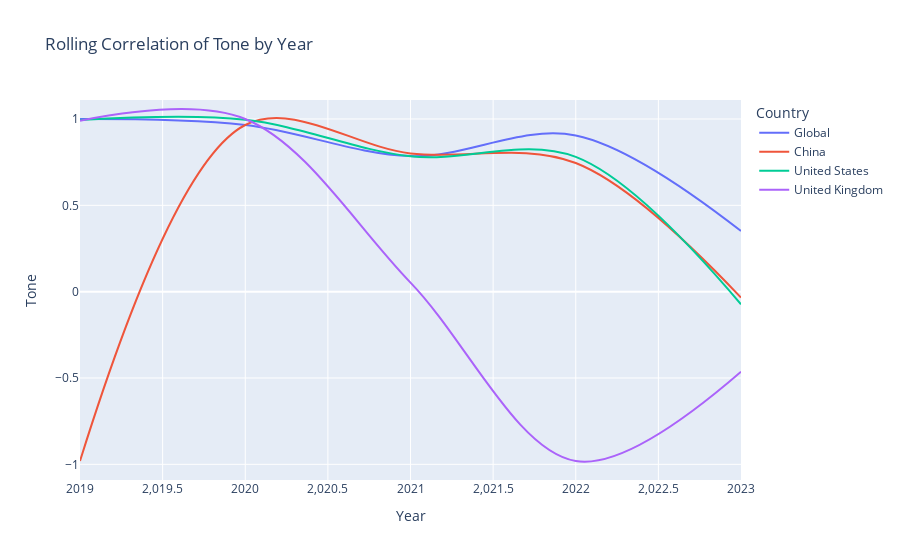

Notebook source saved alongside this figure:
### Code cell
# Calculate rolling correlation for Hong Kong against other countries
corr_df = pd.DataFrame()
for country in temp_df.index:
    rolling_corr = temp_df.loc['Hong Kong'].rolling(window=3).corr(temp_df.loc[country])
    corr_df = pd.concat([corr_df, rolling_corr], axis=1)
# Print the resulting rolling correlation
corr_df.dropna(inplace=True)
corr_df = corr_df.T
corr_df.reset_index(inplace=True)
corr_df.rename(columns={'index': 'Country'}, inplace=True)
corr_df['Country'] = temp_df.index
corr_df = corr_df[corr_df['Country'] != 'Hong Kong']

melted_df = corr_df.melt(id_vars=['Country'], var_name='Year', value_name='Tone')
melted_df = melted_df.set_index('Country')

fig = px.line(melted_df, x='Year', y='Tone',
              color=melted_df.index,
              title='Rolling Correlation of Tone by Year',
              line_shape='spline',
              render_mode='auto')
fig.show()

### Figure 1 — Plotly figure (JSON) as saved in the notebook; plotly's stock layout.template omitted (floating-point values rounded to 4 significant figures)
{"data": [{"hovertemplate": "Country=Global<br>Year=%{x}<br>Tone=%{y}<extra></extra>", "legendgroup": "Global", "line": {"color": "#636efa", "dash": "solid", "shape": "spline"}, "mode": "lines", "name": "Global", "orientation": "v", "showlegend": true, "type": "scatter", "x": [2019, 2020, 2021, 2022, 2023], "xaxis": "x", "y": [0.9996, 0.9652, 0.7851, 0.9044, 0.3509], "yaxis": "y"}, {"hovertemplate": "Country=China<br>Year=%{x}<br>Tone=%{y}<extra></extra>", "legendgroup": "China", "line": {"color": "#EF553B", "dash": "solid", "shape": "spline"}, "mode": "lines", "name": "China", "orientation": "v", "showlegend": true, "type": "scatter", "x": [2019, 2020, 2021, 2022, 2023], "xaxis": "x", "y": [-0.9806, 0.9651, 0.8005, 0.7449, -0.03428], "yaxis": "y"}, {"hovertemplate": "Country=United States<br>Year=%{x}<br>Tone=%{y}<extra></extra>", "legendgroup": "United States", "line": {"color": "#00cc96", "dash": "solid", "shape": "spline"}, "mode": "lines", "name": "United States", "orientation": "v", "showlegend": true, "type": "scatter", "x": [2019, 2020, 2021, 2022, 2023], "xaxis": "x", "y": [0.9942, 0.9955, 0.7839, 0.7806, -0.07313], "yaxis": "y"}, {"hovertemplate": "Country=United Kingdom<br>Year=%{x}<br>Tone=%{y}<extra></extra>", "legendgroup": "United Kingdom", "line": {"color": "#ab63fa", "dash": "solid", "shape": "spline"}, "mode": "lines", "name": "United Kingdom", "orientation": "v", "showlegend": true, "type": "scatter", "x": [2019, 2020, 2021, 2022, 2023], "xaxis": "x", "y": [0.9904, 0.9999, 0.05258, -0.9807, -0.4635], "yaxis": "y"}], "layout": {"legend": {"title": {"text": "Country"}, "tracegroupgap": 0}, "title": {"text": "Rolling Correlation of Tone by Year"}, "xaxis": {"anchor": "y", "domain": [0, 1], "title": {"text": "Year"}}, "yaxis": {"anchor": "x", "domain": [0, 1], "title": {"text": "Tone"}}}}
